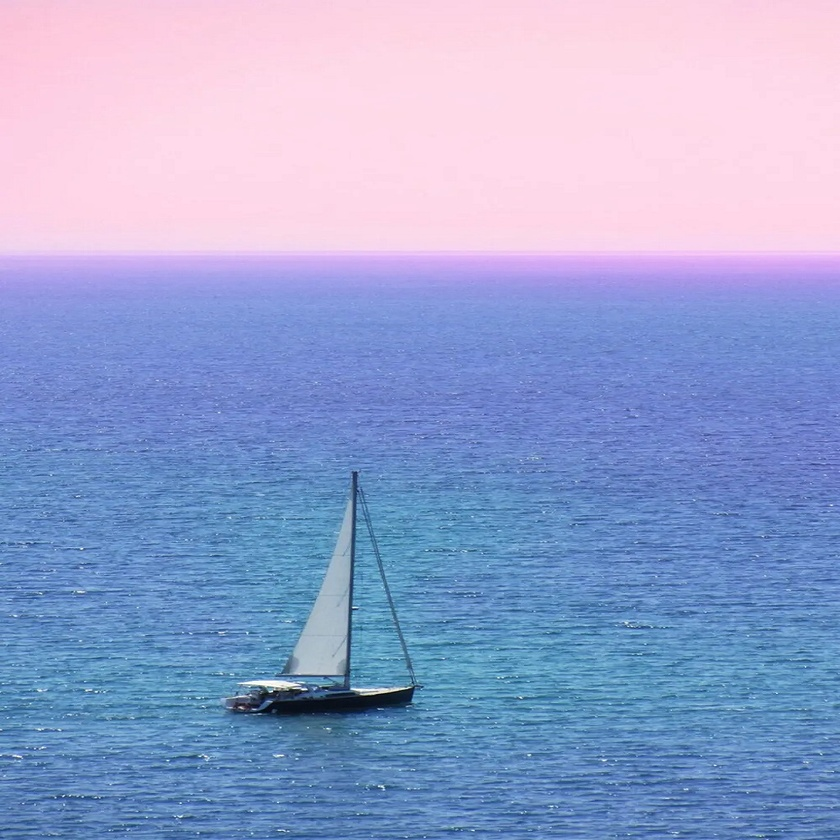
#> input picture data/IMG25.jpg, 840 x 840 px, shrunk from 1024 x 1024 before the run
$ python 24ImageRetargeting.py   (older library calls are emulated)
#> lines starting #> are read from the running program, lines starting #| are printed output that depends on the picture
'''
reference:https://www.youtube.com/watch?v=w8pjvtnjRPs&list=PLuh62Q4Sv7BUf60vkjePfcOQc8sHxmnDX&index=27
'''
import cv2
import numpy as np
import matplotlib.pyplot as plt
from scipy.ndimage.filters import convolve
import random


# ==================seam carving===============================================
# [104 lines left out: functions calc_energy, minimum_seam, carve_column, SeamCarving, InitOff, not called in this run]


def PatchMatch(img, mask):
    '''
    reference:https://www.jb51.net/article/210277.htm
    :param img:
    :param mask:
    :return:
    '''

    return img


img = cv2.imread('./data/IMG25.jpg')
#> img is the input picture: shape (840, 840, 3); mean B, G, R 207.1, 162.5, 150.3
mask = cv2.imread('./data/IMG25_mask.jpg')
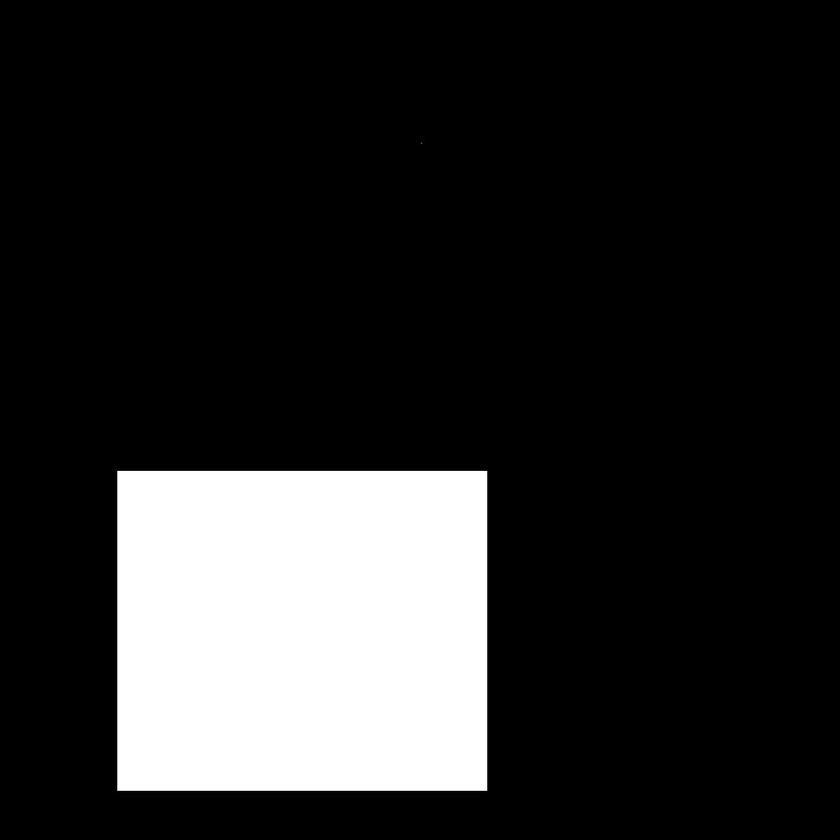
#> input picture data/IMG25_mask.jpg, 840 x 840 px, shrunk from 1024 x 1024 before the run
#> mask is the input picture: shape (840, 840, 3); min 0, max 255, mean 42.8
figure = plt.figure(num='image inpainting', figsize=(9, 4))
plt.subplot(1, 2, 1)
plt.title('source image')
plt.imshow(cv2.cvtColor(img, cv2.COLOR_BGR2RGB))

result = PatchMatch(img, mask)
plt.subplot(1, 2, 2)
plt.title('PatchMatch')
plt.imshow(cv2.cvtColor(result, cv2.COLOR_BGR2RGB))

plt.show()
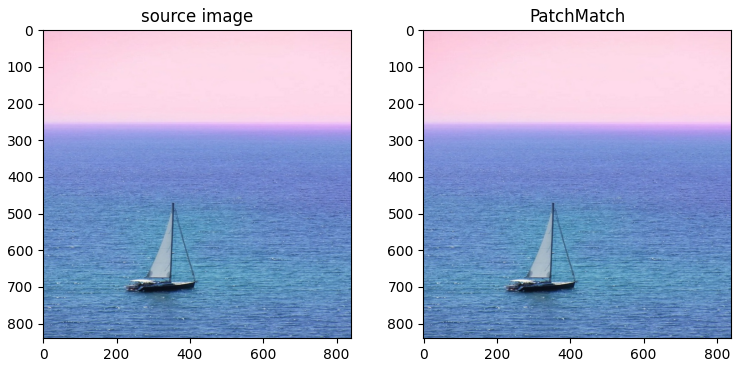
#> figure drawn by matplotlib, 2 panels
